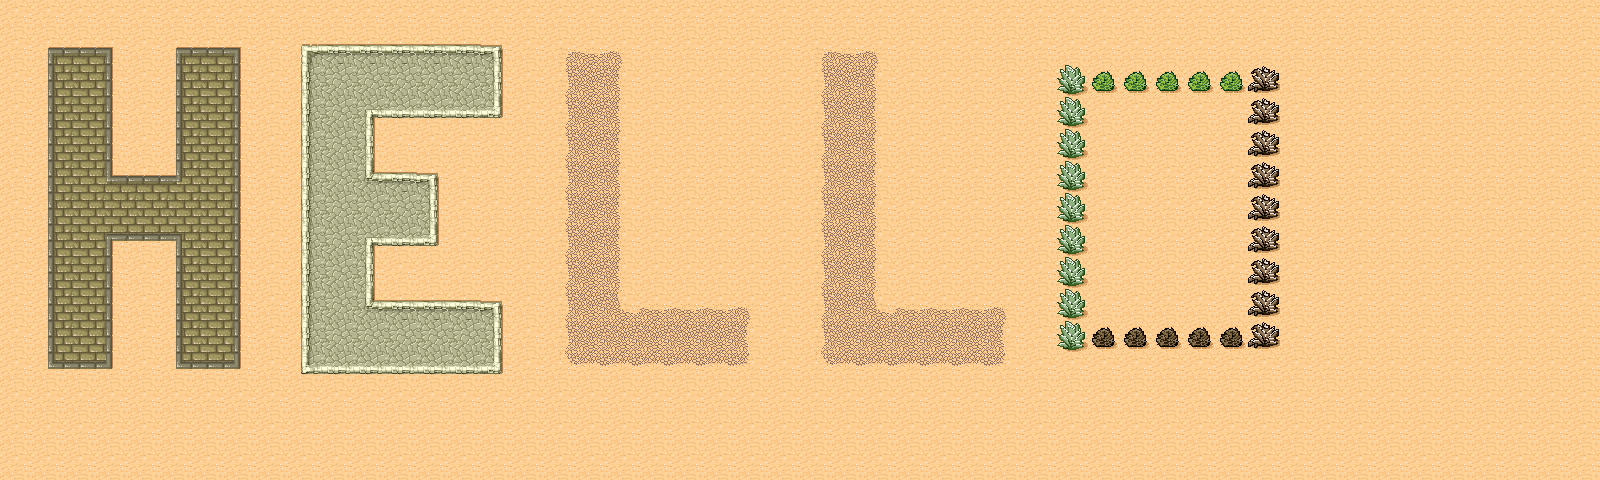

The image is a tile-based game level rendered from a .tmx file. Its description and source (layers, tilesets, objects; grid data summarised) follow:
An orthogonal 50x15 tile map with 32x32 px tiles, 1 tile layer (Capa de Patrones 1).

<map version="1.0" orientation="orthogonal" renderorder="right-down" width="50" height="15" tilewidth="32" tileheight="32" nextobjectid="1">
 <tileset firstgid="1" name="desert" tilewidth="32" tileheight="32" spacing="1" margin="1" tilecount="48" columns="8">
  <image source="tmw_desert_spacing.png" width="265" height="199" />
  <terraintypes>
   <terrain name="Brick" tile="-1" />
   <terrain name="Stone" tile="-1" />
   <terrain name="Dust" tile="-1" />
  </terraintypes>
  <tile id="0" terrain=",,,0" />
  <tile id="1" terrain=",,0,0" />
  <tile id="2" terrain=",,0," />
  <tile id="3" terrain="2,2,2," />
  <tile id="4" terrain="2,2,,2" />
  <tile id="5" terrain=",,,2" />
  <tile id="6" terrain=",,2,2" />
  <tile id="7" terrain=",,2," />
  <tile id="8" terrain=",0,,0" />
  <tile id="9" terrain="0,0,0,0" />
  <tile id="10" terrain="0,,0," />
  <tile id="11" terrain="2,,2,2" />
  <tile id="12" terrain=",2,2,2" />
  <tile id="13" terrain=",2,,2" />
  <tile id="14" terrain="2,2,2,2" />
  <tile id="15" terrain="2,,2," />
  <tile id="16" terrain=",0,," />
  <tile id="17" terrain="0,0,," />
  <tile id="18" terrain="0,,," />
  <tile id="19" terrain="0,0,0," />
  <tile id="20" terrain="0,0,,0" />
  <tile id="21" terrain=",2,," />
  <tile id="22" terrain="2,2,," />
  <tile id="23" terrain="2,,," />
  <tile id="24" terrain=",,,1" />
  <tile id="25" terrain=",,1,1" />
  <tile id="26" terrain=",,1," />
  <tile id="27" terrain="0,,0,0" />
  <tile id="28" terrain=",0,0,0" />
  <tile id="32" terrain=",1,,1" />
  <tile id="33" terrain="1,1,1,1" />
  <tile id="34" terrain="1,,1," />
  <tile id="35" terrain="1,1,1," />
  <tile id="36" terrain="1,1,,1" />
  <tile id="40" terrain=",1,," />
  <tile id="41" terrain="1,1,," />
  <tile id="42" terrain="1,,," />
  <tile id="43" terrain="1,,1,1" />
  <tile id="44" terrain=",1,1,1" />
 </tileset>
 <layer name="Capa de Patrones 1" width="50" height="15">
  <data>[750 cells, 750 non-empty, 39 distinct tile ids]</data>
 </layer>
</map>
